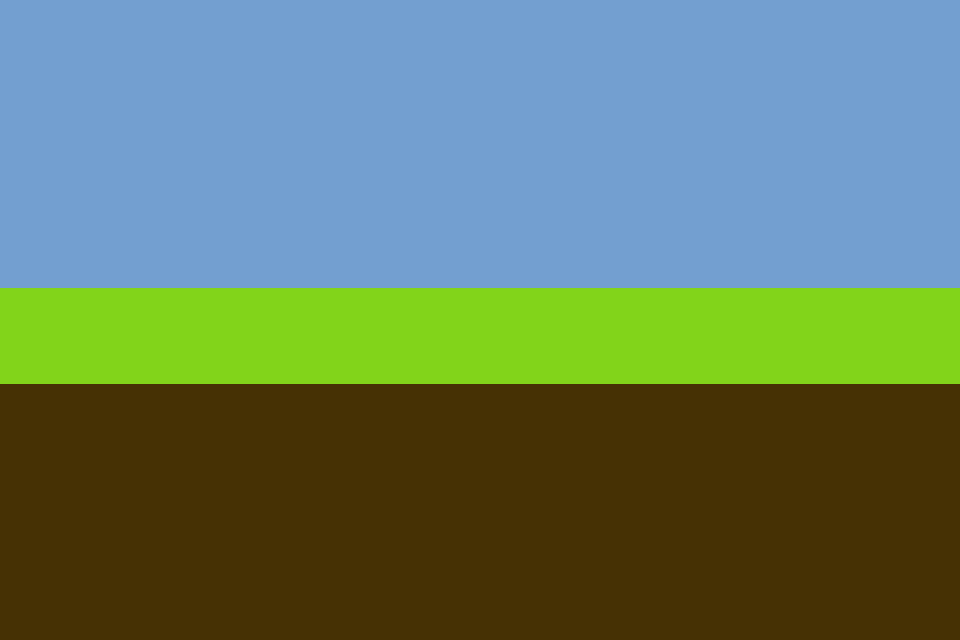

Tiled map render using the project's own tile images. Description and the whole map definition, tile-layer contents included, below:
An orthogonal 30x20 tile map with 32x32 px tiles, 1 tile layer (Tile Layer 1).

<map version="1.10" tiledversion="1.11.0" orientation="orthogonal" renderorder="right-down" width="30" height="20" tilewidth="32" tileheight="32" infinite="0" nextlayerid="2" nextobjectid="1">
 <tileset firstgid="1" source="map_base.tsx" />
 <layer id="1" name="Tile Layer 1" width="30" height="20">
  <data encoding="csv">
625,625,625,625,625,625,625,625,625,625,625,625,625,625,625,625,625,625,625,625,625,625,625,625,625,625,625,625,625,625,
625,625,625,625,625,625,625,625,625,625,625,625,625,625,625,625,625,625,625,625,625,625,625,625,625,625,625,625,625,625,
625,625,625,625,625,625,625,625,625,625,625,625,625,625,625,625,625,625,625,625,625,625,625,625,625,625,625,625,625,625,
625,625,625,625,625,625,625,625,625,625,625,625,625,625,625,625,625,625,625,625,625,625,625,625,625,625,625,625,625,625,
625,625,625,625,625,625,625,625,625,625,625,625,625,625,625,625,625,625,625,625,625,625,625,625,625,625,625,625,625,625,
625,625,625,625,625,625,625,625,625,625,625,625,625,625,625,625,625,625,625,625,625,625,625,625,625,625,625,625,625,625,
625,625,625,625,625,625,625,625,625,625,625,625,625,625,625,625,625,625,625,625,625,625,625,625,625,625,625,625,625,625,
625,625,625,625,625,625,625,625,625,625,625,625,625,625,625,625,625,625,625,625,625,625,625,625,625,625,625,625,625,625,
625,625,625,625,625,625,625,625,625,625,625,625,625,625,625,625,625,625,625,625,625,625,625,625,625,625,625,625,625,625,
685,685,685,685,685,685,685,685,685,685,685,685,685,685,685,685,685,685,685,685,685,685,685,685,685,685,685,685,685,685,
685,685,685,685,685,685,685,685,685,685,685,685,685,685,685,685,685,685,685,685,685,685,685,685,685,685,685,685,685,685,
685,685,685,685,685,685,685,685,685,685,685,685,685,685,685,685,685,685,685,685,685,685,685,685,685,685,685,685,685,685,
778,778,778,778,778,778,778,778,778,778,778,778,778,778,778,778,778,778,778,778,778,778,778,778,778,778,778,778,778,778,
778,778,778,778,778,778,778,778,778,778,778,778,778,778,778,778,778,778,778,778,778,778,778,778,778,778,778,778,778,778,
778,778,778,778,778,778,778,778,778,778,778,778,778,778,778,778,778,778,778,778,778,778,778,778,778,778,778,778,778,778,
778,778,778,778,778,778,778,778,778,778,778,778,778,778,778,778,778,778,778,778,778,778,778,778,778,778,778,778,778,778,
778,778,778,778,778,778,778,778,778,778,778,778,778,778,778,778,778,778,778,778,778,778,778,778,778,778,778,778,778,778,
778,778,778,778,778,778,778,778,778,778,778,778,778,778,778,778,778,778,778,778,778,778,778,778,778,778,778,778,778,778,
778,778,778,778,778,778,778,778,778,778,778,778,778,778,778,778,778,778,778,778,778,778,778,778,778,778,778,778,778,778,
778,778,778,778,778,778,778,778,778,778,778,778,778,778,778,778,778,778,778,778,778,778,778,778,778,778,778,778,778,778
</data>
 </layer>
</map>
